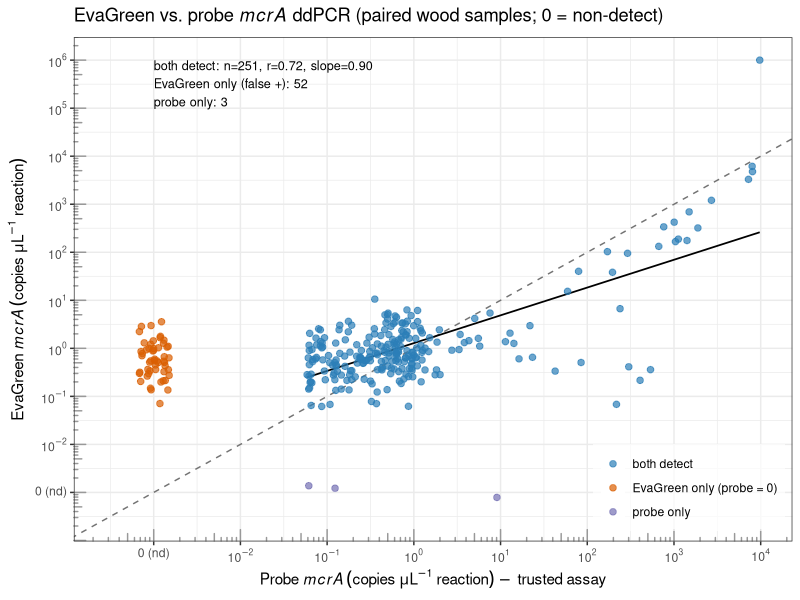

Source code (R):
#!/usr/bin/env Rscript
# ==============================================================================
# rev_figS19_mcra-probe-validation.R
# SI figure: validation of the probe-based mcrA ddPCR assay against the original
# intercalating-dye (EvaGreen/ML) assay on the same wood samples. Shows both
# non-detects and detections on a 1:1 plot so the false-positive pattern is
# explicit: EvaGreen calls many samples positive that the specific probe scores
# zero (its false-positive signature; Arnold et al. 2024), while agreeing
# quantitatively where both detect. Supports the R2 controls/LoD response.
# Units: copies g-1 dry wood. Reads data/; writes outputs/revision/.
# ==============================================================================
suppressMessages({library(ggplot2); library(scales)}); options(warn=-1, stringsAsFactors=FALSE)
dd <- read.csv("data/compiled/ddpcr_gene_abundances.csv")
# Compare on copies/uL (the direct ddPCR measurement). copies/g would multiply BOTH
# assays of a sample by the same 75/mass factor, artificially inflating agreement;
# copies/uL removes that shared mass term (fairer) and tightens the detection gap.
dd$copies_g <- suppressWarnings(as.numeric(dd$concentration_copies_per_uL))

AT <- "loose"
a <- dd[dd$target_gene=="mcra"       & dd$analysis_type==AT, c("sample_id","copies_g")]
b <- dd[dd$target_gene=="mcra_probe" & dd$analysis_type==AT & dd$material=="Wood", c("sample_id","copies_g")]
names(a)<-c("sample_id","eg"); names(b)<-c("sample_id","pr")
m <- merge(a,b,by="sample_id"); m <- m[is.finite(m$eg)&is.finite(m$pr),]
m$cat <- with(m, ifelse(eg>0 & pr>0, "both detect",
                 ifelse(eg>0 & pr==0, "EvaGreen only (probe = 0)",
                 ifelse(eg==0 & pr>0, "probe only", "both = 0"))))
# axes: probe (trusted/reference) on X, EvaGreen (assay under test) on Y, so its
# false positives read as a vertical stripe rising from probe = 0 (non-detect).

# ---- place non-detects (0) at a floor a decade below the lowest detected value ----
posmin <- min(c(m$eg[m$eg>0], m$pr[m$pr>0]))
floor  <- 10^(floor(log10(posmin)) - 1)                       # one clean decade below
topmax <- max(c(m$eg, m$pr))
set.seed(1)
jit <- function(x) x * 10^runif(length(x), -0.18, 0.18)       # spread the piled-up zeros
m$egp <- ifelse(m$eg==0, jit(rep(floor, nrow(m))), m$eg)
m$prp <- ifelse(m$pr==0, jit(rep(floor, nrow(m))), m$pr)

pos <- m[m$eg>0 & m$pr>0, ]; fit <- lm(log10(pr)~log10(eg), data=pos)
lab <- sprintf("both detect: n=%d, r=%.2f, slope=%.2f\nEvaGreen only (false +): %d\nprobe only: %d",
               nrow(pos), cor(log10(pos$eg),log10(pos$pr)), coef(fit)[2],
               sum(m$cat=="EvaGreen only (probe = 0)"), sum(m$cat=="probe only"))

cols <- c("both detect"="#2c7fb8","EvaGreen only (probe = 0)"="#d95f02",
          "probe only"="#7570b3","both = 0"="grey55")
brk <- 10^(seq(floor(log10(floor)), ceiling(log10(topmax))))
lbl <- ifelse(brk==floor, "0 (nd)", parse(text=paste0("10^", round(log10(brk)))))

p <- ggplot(m, aes(prp, egp, colour=cat)) +
  annotate("rect", xmin=floor/3.5, xmax=floor*3.5, ymin=-Inf, ymax=Inf, fill="grey92", alpha=.5) +
  annotate("rect", ymin=floor/3.5, ymax=floor*3.5, xmin=-Inf, xmax=Inf, fill="grey92", alpha=.5) +
  geom_abline(slope=1, intercept=0, linetype=2, colour="grey45") +
  geom_smooth(data=pos, aes(pr,eg), method="lm", se=FALSE, colour="black", linewidth=.6, inherit.aes=FALSE) +
  geom_point(alpha=.7, size=1.9) +
  scale_x_log10(breaks=brk, labels=lbl) + scale_y_log10(breaks=brk, labels=lbl) +
  annotation_logticks(sides="bl", colour="grey60") +
  scale_colour_manual(values=cols, name=NULL) +
  annotate("text", x=floor, y=topmax, label=lab, hjust=0, vjust=1, size=3.2) +
  labs(x=expression(Probe~italic(mcrA)~(copies~mu*L^{-1}~reaction)~-~trusted~assay),
       y=expression(EvaGreen~italic(mcrA)~(copies~mu*L^{-1}~reaction)),
       title=expression("EvaGreen vs. probe "*italic(mcrA)*" ddPCR (paired wood samples; 0 = non-detect)")) +
  theme_bw(base_size=11) + theme(legend.position=c(.99,.02), legend.justification=c(1,0),
                                 legend.background=element_rect(fill=alpha("white",.7), colour=NA))
ggsave("outputs/revision/figS19_mcra_probe_validation.png", p, width=7.6, height=6.4, dpi=300)
cat("n paired:",nrow(m)," EvaGreen-only(false+):",sum(m$cat=="EvaGreen only (probe = 0)"),
    " probe-only:",sum(m$cat=="probe only")," both0:",sum(m$cat=="both = 0"),
    " | floor=",floor,"\n")
cat("wrote outputs/revision/figS19_mcra_probe_validation.png\n")
